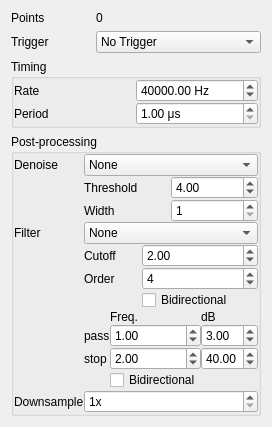
<?xml version="1.0" encoding="UTF-8"?>
<ui version="4.0">
 <class>Form</class>
 <widget class="QWidget" name="Form">
  <property name="geometry">
   <rect>
    <x>0</x>
    <y>0</y>
    <width>231</width>
    <height>366</height>
   </rect>
  </property>
  <property name="windowTitle">
   <string>Form</string>
  </property>
  <layout class="QGridLayout" name="gridLayout">
   <item row="1" column="0">
    <widget class="QLabel" name="label_2">
     <property name="text">
      <string>Trigger</string>
     </property>
    </widget>
   </item>
   <item row="1" column="1" colspan="2">
    <widget class="QComboBox" name="triggerDevList">
     <item>
      <property name="text">
       <string>No Trigger</string>
      </property>
     </item>
    </widget>
   </item>
   <item row="0" column="0">
    <widget class="QLabel" name="label_3">
     <property name="text">
      <string>Points</string>
     </property>
    </widget>
   </item>
   <item row="0" column="1">
    <widget class="QLabel" name="numPtsLabel">
     <property name="text">
      <string>0</string>
     </property>
    </widget>
   </item>
   <item row="3" column="0" colspan="3">
    <widget class="QGroupBox" name="groupBox">
     <property name="title">
      <string>Post-processing</string>
     </property>
     <layout class="QGridLayout" name="gridLayout_3">
      <property name="margin">
       <number>0</number>
      </property>
      <property name="spacing">
       <number>0</number>
      </property>
      <item row="0" column="1">
       <widget class="QComboBox" name="denoiseCombo">
        <property name="toolTip">
         <string>Denoise method to use.
- Pointwise method compares each point to its neighbors</string>
        </property>
        <item>
         <property name="text">
          <string>None</string>
         </property>
        </item>
        <item>
         <property name="text">
          <string>Pointwise</string>
         </property>
        </item>
       </widget>
      </item>
      <item row="0" column="0">
       <widget class="QLabel" name="label_7">
        <property name="text">
         <string>Denoise</string>
        </property>
       </widget>
      </item>
      <item row="2" column="0">
       <widget class="QLabel" name="label_9">
        <property name="text">
         <string>Filter</string>
        </property>
       </widget>
      </item>
      <item row="2" column="1">
       <widget class="QComboBox" name="filterCombo">
        <property name="toolTip">
         <string>Lowpass filter types to use for AI channels. Filter is applied before downsampling.</string>
        </property>
        <item>
         <property name="text">
          <string>None</string>
         </property>
        </item>
        <item>
         <property name="text">
          <string>Bessel</string>
         </property>
        </item>
        <item>
         <property name="text">
          <string>Butterworth</string>
         </property>
        </item>
       </widget>
      </item>
      <item row="5" column="0">
       <widget class="QLabel" name="label_8">
        <property name="text">
         <string>Downsample</string>
        </property>
       </widget>
      </item>
      <item row="5" column="1">
       <widget class="QSpinBox" name="downsampleSpin">
        <property name="toolTip">
         <string>Amount DAQ data should be downsampled before returning results (output data is not downsampled before sending to the DAQ). DI/DO data is downsampled by subsampling, AI/AO data is downsampled by averaging. </string>
        </property>
        <property name="suffix">
         <string>x</string>
        </property>
        <property name="minimum">
         <number>1</number>
        </property>
        <property name="maximum">
         <number>10000000</number>
        </property>
        <property name="value">
         <number>1</number>
        </property>
       </widget>
      </item>
      <item row="4" column="1">
       <widget class="QWidget" name="butterworthCtrl" native="true">
        <layout class="QGridLayout" name="gridLayout_4">
         <property name="margin">
          <number>0</number>
         </property>
         <property name="spacing">
          <number>0</number>
         </property>
         <item row="0" column="3">
          <widget class="QLabel" name="label_15">
           <property name="text">
            <string>dB</string>
           </property>
          </widget>
         </item>
         <item row="1" column="1" colspan="2">
          <widget class="SpinBox" name="butterworthPassbandSpin">
           <property name="toolTip">
            <string>Upper frequency of butterworth passband in multiples of maximum nyquist frequency (sample rate / 2).</string>
           </property>
           <property name="maximum">
            <double>1000.000000000000000</double>
           </property>
           <property name="value">
            <double>1.000000000000000</double>
           </property>
          </widget>
         </item>
         <item row="0" column="1" colspan="2">
          <widget class="QLabel" name="label_14">
           <property name="text">
            <string>Freq.</string>
           </property>
          </widget>
         </item>
         <item row="1" column="0">
          <widget class="QLabel" name="label_5">
           <property name="text">
            <string>pass</string>
           </property>
          </widget>
         </item>
         <item row="1" column="3">
          <widget class="QDoubleSpinBox" name="butterworthPassDBSpin">
           <property name="toolTip">
            <string>Maximum amplitude of loss in passband</string>
           </property>
           <property name="value">
            <double>3.000000000000000</double>
           </property>
          </widget>
         </item>
         <item row="2" column="0">
          <widget class="QLabel" name="label_6">
           <property name="text">
            <string>stop</string>
           </property>
          </widget>
         </item>
         <item row="2" column="1" colspan="2">
          <widget class="SpinBox" name="butterworthStopbandSpin">
           <property name="toolTip">
            <string>Lower frequency of butterworth stopband in multiples of maximum nyquist frequency (sample rate / 2).</string>
           </property>
           <property name="value">
            <double>2.000000000000000</double>
           </property>
          </widget>
         </item>
         <item row="2" column="3">
          <widget class="QDoubleSpinBox" name="butterworthStopDBSpin">
           <property name="toolTip">
            <string>Minimum amplitude of loss in stopband</string>
           </property>
           <property name="value">
            <double>40.000000000000000</double>
           </property>
          </widget>
         </item>
         <item row="3" column="1" colspan="2">
          <widget class="QCheckBox" name="butterworthBidirCheck">
           <property name="text">
            <string>Bidirectional</string>
           </property>
          </widget>
         </item>
        </layout>
       </widget>
      </item>
      <item row="3" column="1">
       <widget class="QWidget" name="besselCtrl" native="true">
        <layout class="QGridLayout" name="gridLayout_5">
         <property name="margin">
          <number>0</number>
         </property>
         <property name="spacing">
          <number>0</number>
         </property>
         <item row="0" column="1" colspan="2">
          <widget class="SpinBox" name="besselCutoffSpin">
           <property name="value">
            <double>2.000000000000000</double>
           </property>
          </widget>
         </item>
         <item row="1" column="0">
          <widget class="QLabel" name="label_12">
           <property name="text">
            <string>Order</string>
           </property>
          </widget>
         </item>
         <item row="0" column="0">
          <widget class="QLabel" name="label_11">
           <property name="text">
            <string>Cutoff</string>
           </property>
          </widget>
         </item>
         <item row="1" column="1" colspan="2">
          <widget class="QSpinBox" name="besselOrderSpin">
           <property name="minimum">
            <number>1</number>
           </property>
           <property name="maximum">
            <number>16</number>
           </property>
           <property name="value">
            <number>4</number>
           </property>
          </widget>
         </item>
         <item row="2" column="1" colspan="2">
          <widget class="QCheckBox" name="besselBidirCheck">
           <property name="text">
            <string>Bidirectional</string>
           </property>
          </widget>
         </item>
        </layout>
       </widget>
      </item>
      <item row="1" column="1">
       <widget class="QWidget" name="denoiseCtrl" native="true">
        <layout class="QGridLayout" name="gridLayout_6">
         <property name="margin">
          <number>0</number>
         </property>
         <property name="spacing">
          <number>0</number>
         </property>
         <item row="0" column="0">
          <widget class="QLabel" name="label_13">
           <property name="text">
            <string>Threshold</string>
           </property>
          </widget>
         </item>
         <item row="0" column="1">
          <widget class="QDoubleSpinBox" name="denoiseThresholdSpin">
           <property name="toolTip">
            <string>Minimum threshold of detected noise events</string>
           </property>
           <property name="value">
            <double>4.000000000000000</double>
           </property>
          </widget>
         </item>
         <item row="1" column="0">
          <widget class="QLabel" name="label_16">
           <property name="text">
            <string>Width</string>
           </property>
          </widget>
         </item>
         <item row="1" column="1">
          <widget class="QSpinBox" name="denoiseWidthSpin">
           <property name="toolTip">
            <string>Maximum radius of detected noise events</string>
           </property>
           <property name="minimum">
            <number>1</number>
           </property>
           <property name="maximum">
            <number>100000</number>
           </property>
           <property name="value">
            <number>1</number>
           </property>
          </widget>
         </item>
        </layout>
       </widget>
      </item>
     </layout>
    </widget>
   </item>
   <item row="2" column="0" colspan="3">
    <widget class="QGroupBox" name="groupBox_2">
     <property name="title">
      <string>Timing</string>
     </property>
     <layout class="QGridLayout" name="gridLayout_2">
      <property name="margin">
       <number>0</number>
      </property>
      <property name="spacing">
       <number>0</number>
      </property>
      <item row="0" column="0">
       <widget class="QLabel" name="label">
        <property name="text">
         <string>Rate</string>
        </property>
       </widget>
      </item>
      <item row="0" column="1">
       <widget class="SpinBox" name="rateSpin">
        <property name="suffix">
         <string> Hz</string>
        </property>
        <property name="minimum">
         <double>0.010000000000000</double>
        </property>
        <property name="maximum">
         <double>1000000.000000000000000</double>
        </property>
        <property name="value">
         <double>40000.000000000000000</double>
        </property>
       </widget>
      </item>
      <item row="1" column="0">
       <widget class="QLabel" name="label_4">
        <property name="text">
         <string>Period</string>
        </property>
       </widget>
      </item>
      <item row="1" column="1">
       <widget class="SpinBox" name="periodSpin">
        <property name="suffix">
         <string> μs</string>
        </property>
        <property name="minimum">
         <double>1.000000000000000</double>
        </property>
        <property name="maximum">
         <double>10000.000000000000000</double>
        </property>
        <property name="value">
         <double>1.000000000000000</double>
        </property>
       </widget>
      </item>
     </layout>
    </widget>
   </item>
  </layout>
 </widget>
 <customwidgets>
  <customwidget>
   <class>SpinBox</class>
   <extends>QDoubleSpinBox</extends>
   <header>acq4.pyqtgraph</header>
  </customwidget>
 </customwidgets>
 <resources/>
 <connections/>
</ui>
